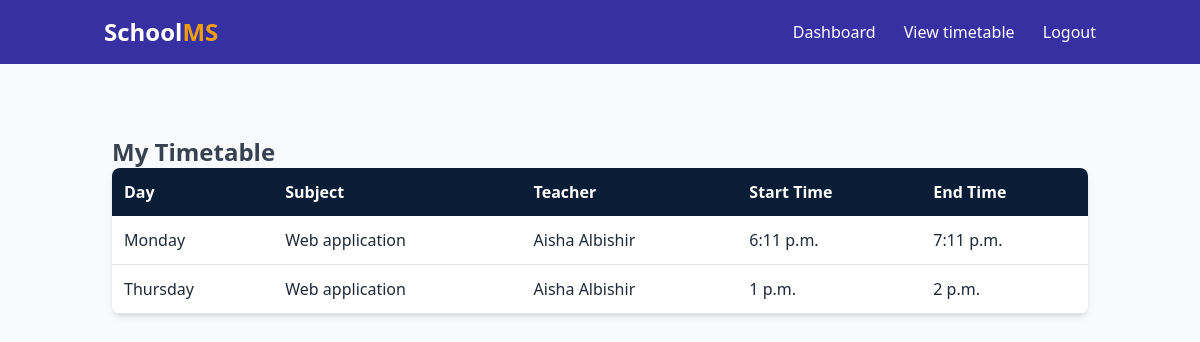
Page /student-timetable/ (signed in) on the committed database.
### academics/models.py (models this page shows, shortened)
class Timetable(models.Model):
    class Meta:
        pass
    DAYS_OF_WEEK = (
        ('Monday', 'Monday'),
        ('Tuesday', 'Tuesday'),
        ('Wednesday', 'Wednesday'),
        ('Thursday', 'Thursday'),
        ('Friday', 'Friday'),
        ('Saturday', 'Saturday'),
    )
    student_class = models.ForeignKey('StudentClass', on_delete=models.CASCADE, related_name='timetables')
    subject = models.ForeignKey('Subject', on_delete=models.CASCADE)
    teacher = models.ForeignKey('teachers.Teacher', on_delete=models.CASCADE)
    day = models.CharField(max_length=10, choices=DAYS_OF_WEEK)
    start_time = models.TimeField()
    end_time = models.TimeField()

class Subject(models.Model):
    class Meta:
        permissions = [
            ("manage_subject", "Can manage subject"),
        ]
    name = models.CharField(max_length=100)
    code = models.CharField(max_length=20, unique=True)

### teachers/models.py (models this page shows)
class Teacher(models.Model):
    user = models.OneToOneField(User, on_delete=models.CASCADE, related_name='teacher_profile')
    contact = models.CharField(max_length=15)
    email = models.EmailField()
    profile_image = models.ImageField(upload_to='teacher_profiles/', default='teacher_profiles/default.png')
    def __str__(self):
        return self.user.get_full_name()

### accounts/views.py (the view)
# urls.py: path("student-timetable/", views.student_timetable, name="student_timetable"),
@login_required
def student_timetable(request):
    user = request.user
    student = getattr(user, 'student_profile', None)
    timetable = []
    if student and student.student_class:
        timetable = Timetable.objects.filter(student_class=student.student_class).select_related('subject', 'teacher').order_by('day', 'start_time')
    return render(request, 'accounts/student_timetable.html', {'timetable': timetable})

### accounts/templates/accounts/student_timetable.html (shortened to what this page needs)
{% extends 'profile_base.html' %}
{% block content %}
<main class="flex-1 p-6 overflow-y-auto">
  <section class="container mx-auto mt-6 p-6 rounded-lg ">
  <h1 class="text-2xl font-bold text-gray-700">My Timetable</h1>
  <div class="overflow-x-auto bg-white shadow-md rounded-lg">
    {% if timetable %}
    <table class="w-full text-left border-collapse">
    <thead class="bg-[#0A1D37] text-white">
      <tr>
        <th class="p-3">Day</th>
        <th class="p-3">Subject</th>
        <th class="p-3">Teacher</th>
        <th class="p-3">Start Time</th>
        <th class="p-3">End Time</th>
      </tr>
    </thead>
        <tbody>
          {% for entry in timetable %}
          <tr class="border-b hover:bg-gray-100">
            <td class="p-3">{{ entry.day }}</td>
            <td class="p-3">{{ entry.subject.name }}</td>
            <td class="p-3">{{ entry.teacher }}</td>
            <td class="p-3">{{ entry.start_time }}</td>
            <td class="p-3">{{ entry.end_time }}</td>
          </tr>
          {% endfor %}
        </tbody>
      </table>
    {% else %}
      <p>No timetable assigned.</p>
    {% endif %}
  </section>
</main>
{% endblock %}

### rows in the picture
Timetable: day "Monday", subject.name "Web application", teacher "Aisha Albishir", start_time "6:11 p.m.", end_time "7:11 p.m."
Timetable: day "Thursday", subject.name "Web application", teacher "Aisha Albishir", start_time "1 p.m.", end_time "2 p.m."
